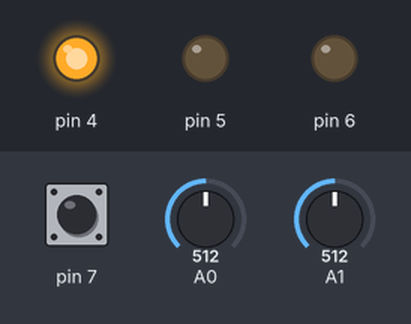
A sketch run on a simulated Arduino Uno, built with avr-gcc and run on an emulated ATmega328P. Parts: output pins drawn as LEDs (lit = HIGH). Dashed ring = blinking. The inputs (shaded band) are chosen by the test bench; at power-on: A1 = 512, pin 7 HIGH, A0 = 512.

Above: at 1.2 s.
1.3 s: A1 set to 490
At 2.2 s:
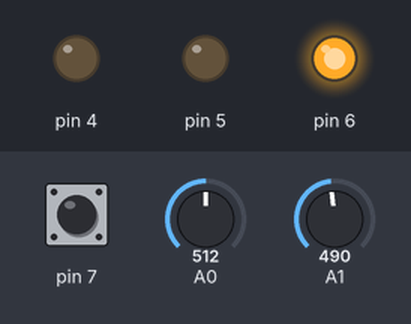
2.8 s: A1 set to 610
At 3.4 s:
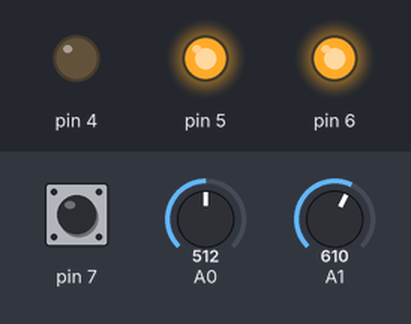
4.3 s: pin 7 pulled LOW for 1 s
At 5.05 s:
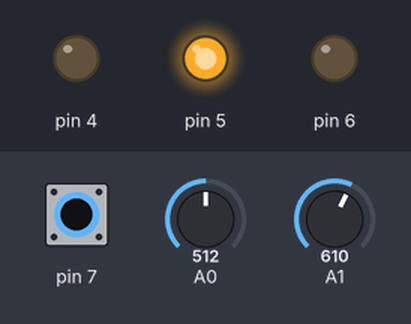
6.8 s: pin 7 pulled LOW for 0.15 s
At 7.6 s:
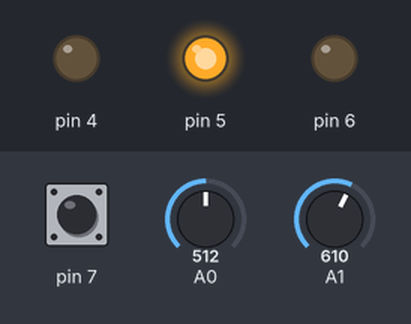
8.4 s: pin 7 pulled LOW for 3.2 s
At 8.64 s:
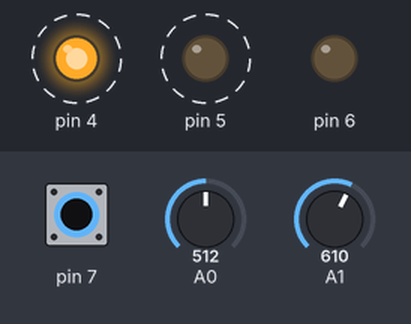
Timing chart, 0 to 12.9 s (numbered marks = the images above; inputs shaded):
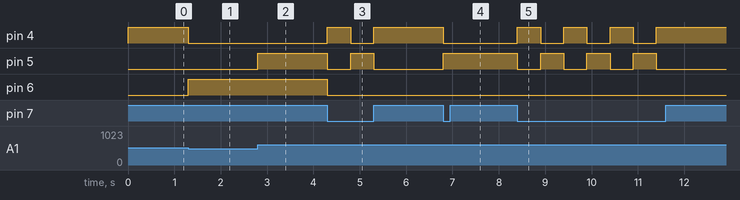

Measured:
- the behaviour switches between 500 and 499 on A1 (found by bisection; images 0 and 1)
- after the input at 1.3 s, pin 4: HIGH → LOW at once; pin 6: LOW → HIGH at once
- after the input at 2.8 s, pin 5: LOW → HIGH at once
- after the input at 4.3 s, pin 4: LOW → HIGH at once, → LOW 0.50 s later, → HIGH 0.50 s later; pin 5: HIGH → LOW at once, → HIGH 0.50 s later, → LOW 0.50 s later; pin 6: HIGH → LOW at once
- after the input at 6.8 s, pin 4: HIGH → LOW at once; pin 5: LOW → HIGH at once
- after the input at 8.4 s, pin 4: alternates HIGH for 0.50 s and LOW for 0.50 s, 7 changes in all, then stays HIGH, starting at once; pin 5: alternates HIGH for 0.50 s and LOW for 0.50 s, 7 changes in all, then stays LOW, starting at once

The sketch:

PR7.ino
```cpp
#include "LED.h"
#include "Datchik.h"
#include "button.h"
LED green(5);
LED yellow(4);
LED red(6);
Datchik voda_fake(0);
Datchik voda_norm(1);
button btn1(7);
int count = 0;
void setup() {
}

void loop() {
  if (btn1.click())
  {
    count += 1;
    Serial.println(count);
  }
  else if(count % 2 != 0)
  {
    if(voda_fake.get_z_p() < 33)
    {
      red.on();
      yellow.off();
      green.off();
    }
    else if( voda_fake.get_z_p() < 66)
    {
      red.off();
      yellow.on();
      green.off();
    }
    else
    {
      yellow.off();
      green.on();
    }
  }
  else if(count % 2 == 0)
  {
    if(voda_norm.get_z_r() < 500)
    {
      red.on();
      yellow.off();
      green.off();
    }
    else if( voda_norm.get_z_r() < 600)
    {
      red.off();
      yellow.on();
      green.off();
    }
    else
    {
      yellow.off();
      green.on();
    }
  }
}
```

Datchik.cpp
```cpp
#include "Datchik.h"
Datchik::Datchik(int pin)
{
  pinMode(pin,INPUT);
  _pin = pin;
  digitalWrite(pin,LOW);
}
int Datchik::get_z_p()
{
  digitalWrite(_pin,HIGH);
  int val = analogRead(_pin);
  val = map(val, 0, 1023, 0, 100);
  val = constrain(val, 0, 100);
  digitalWrite(_pin,LOW);
  return val;
}
int Datchik::get_z_r()
{
  int val = analogRead(_pin);
  return val;
}
```

Datchik.h
```cpp
#include "Arduino.h"
class Datchik
{
  public:
    Datchik(int pin);
    int get_z_p();
    int get_z_r();
  private:
    int _pin;
};
```

LED.cpp
```cpp
#include "LED.h"
LED::LED(int pin){
  pinMode(pin,OUTPUT);
  _pin = pin;
}
void LED::on()
{
  digitalWrite(_pin,HIGH);
}
void LED::off()
{
  digitalWrite(_pin,LOW);
}
```

LED.h
```cpp
#include "Arduino.h"
class LED
{
  public:
  	int pin;
    LED(int pin_);
    void on();
    void off();
  private:
    int _pin;
};
```

button.h
```cpp
class button {
  public:
    button (byte pin) {
      _pin = pin;
      pinMode(_pin, INPUT_PULLUP);
    }
    bool click() {
      bool btnState = digitalRead(_pin);
      if (!btnState && !_flag && millis() - _tmr >= 100) {
        _flag = true;
        _tmr = millis();
        return true;
      }
      if (!btnState && _flag && millis() - _tmr >= 500) {
        _tmr = millis ();
        return true;
      }
      if (btnState && _flag) {
        _flag = false;
        _tmr = millis();
      }
      return false;
    }
  private:
    byte _pin;
    uint32_t _tmr;
    bool _flag;
};
```
